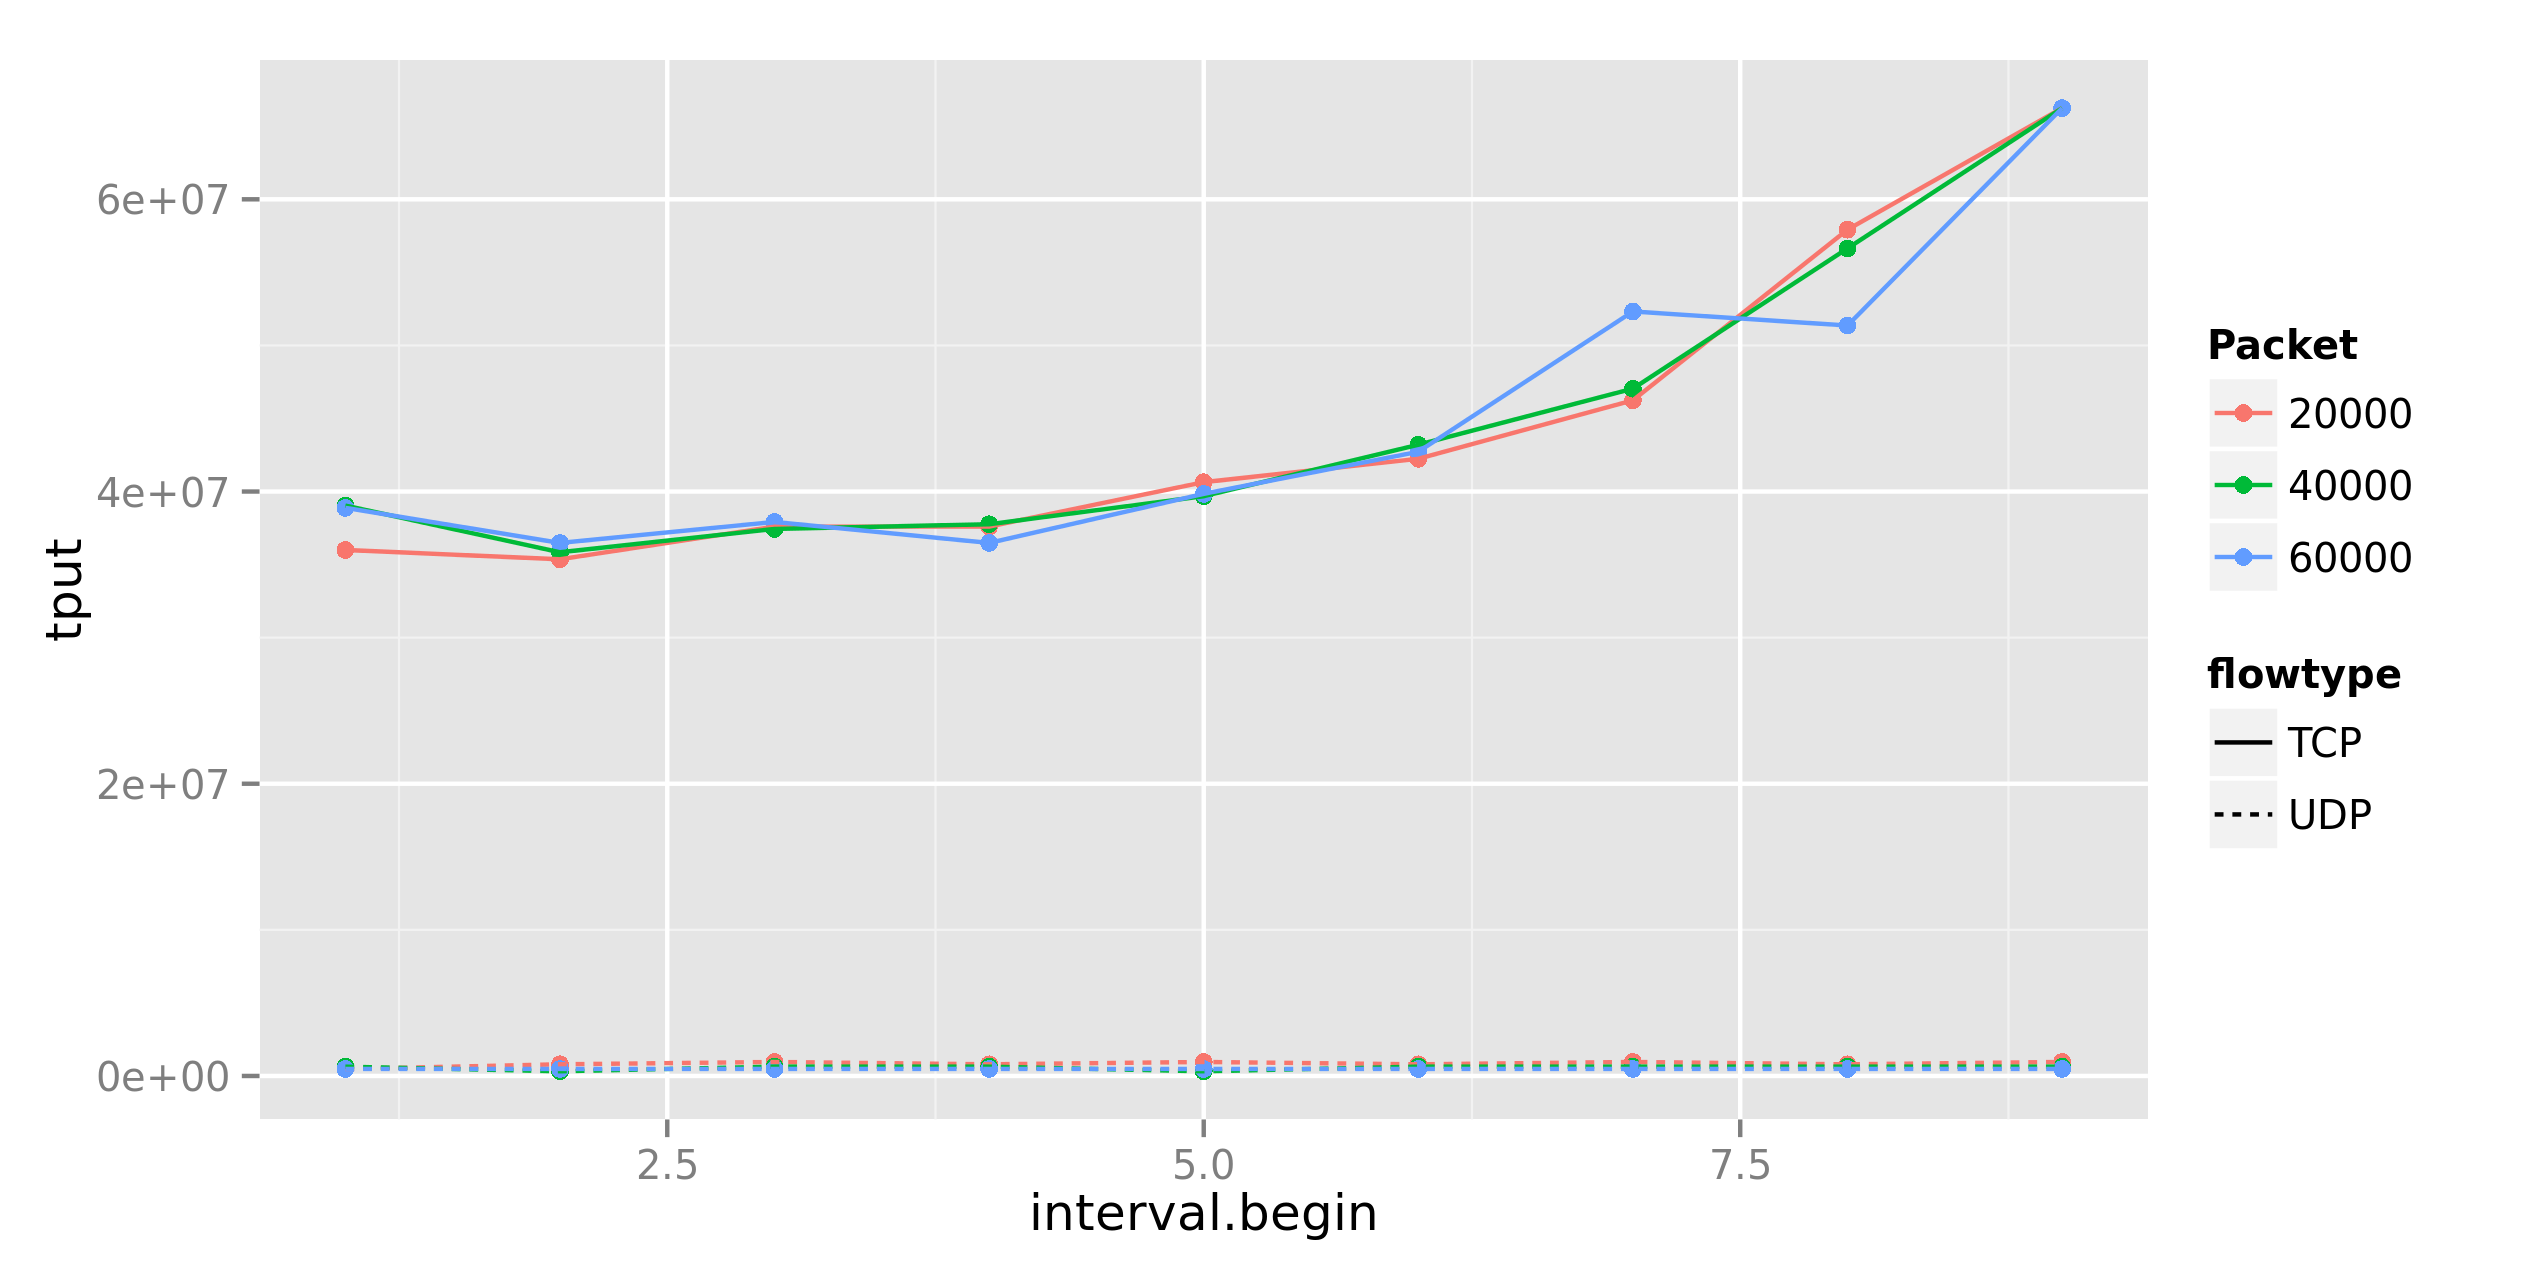

The script that saved this image:
dat2 <- read.csv("el6383-project/Throughput/Throughput_TCP_1G_50ms_20KB.txt")
str(dat2)
cnames <- c("time", "srcip", "srcport", "dstip", 
            "dstport", "id", "interval", "data", 
            "tput")
names(dat2) <- cnames
dat2$Packet <- 20000
dat2$bandwidth <- 1000000000
dat2$flowtype <- "TCP"
mean(dat2$tput)
var(dat2$tput)
length(dat2$tput)
range(dat2$tput)
all2 <- dat2



dat2 <- read.csv("el6383-project/Throughput/Throughput_TCP_1G_50ms_40KB.txt")
names(dat2) <- cnames
dat2$Packet <- 40000
dat2$bandwidth <- 1000000000
dat2$flowtype <- "TCP"
all2 <- rbind(all2, dat2)


dat2 <- read.csv("el6383-project/Throughput/Throughput_TCP_1G_50ms_60KB.txt")
names(dat2) <- cnames
dat2$Packet <- 60000
dat2$bandwidth <- 1000000000
dat2$flowtype <- "TCP"
all2 <- rbind(all2, dat2)


dat2 <- read.csv("el6383-project/Throughput/Throughput_UDP_1G_50ms_20KB.txt")
names(dat2) <- cnames
dat2$Packet <- 20000
dat2$bandwidth <- 1000000000
dat2$flowtype <- "UDP"
all2 <- rbind(all2, dat2)


dat2 <- read.csv("el6383-project/Throughput/Throughput_UDP_1G_50ms_40KB.txt")
names(dat2) <- cnames
dat2$Packet <- "40000"
dat2$bandwidth <- 1000000000
dat2$flowtype <- "UDP"
all2 <- rbind(all2, dat2)

dat2 <- read.csv("el6383-project/Throughput/Throughput_UDP_1G_50ms_60KB.txt")
names(dat2) <- cnames
dat2$Packet <- 60000
dat2$bandwidth <- 1000000000
dat2$flowtype <- "UDP"
all2 <- rbind(all2, dat2)


all2$Packet <- as.factor(all2$Packet)
str(all2)
library(reshape2)
all2 <- transform(all2, interval = colsplit(interval,"-", names = c('begin', 'end')))
all2$interval.begin <- all2$interval$begin
all2$interval.end <- all2$interval$end
all2$interval <- NULL
all2$interval.begin
all2$interval.end 
totals  <- all2[all2$interval.begin<=1 & all2$interval.end>=10,]
details <- all2[!(all2$interval.begin<=1 & all2$interval.end>=10),]
library(ggplot2)
q2 <- ggplot(details)
q2 <- q2 + geom_point(aes(x=interval.begin, y=tput))
q2
q2 <- ggplot(details)
q2 <- q2 + geom_point(aes(x=interval.begin, y=tput, colour=Packet))
q2
q2 <- ggplot(details)
q2 <- q2 + geom_point(aes(x=interval.begin, y=tput, colour=Packet))
q2 <- q2 + geom_line(aes(x=interval.begin, y=tput, colour=Packet, linetype=flowtype))
q2
ggsave("Throughput_TCP_UDP_1G_50ms.png", plot=q2)

